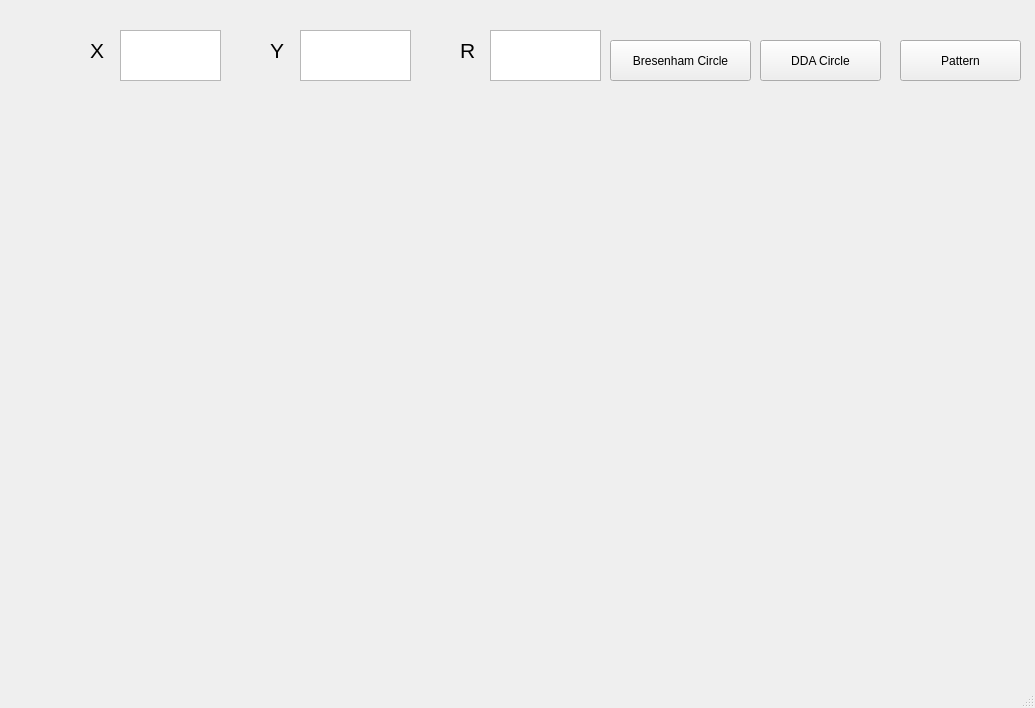
<?xml version="1.0" encoding="UTF-8"?>
<ui version="4.0">
 <class>MainWindow</class>
 <widget class="QMainWindow" name="MainWindow">
  <property name="geometry">
   <rect>
    <x>0</x>
    <y>0</y>
    <width>1035</width>
    <height>708</height>
   </rect>
  </property>
  <property name="windowTitle">
   <string>MainWindow</string>
  </property>
  <widget class="QWidget" name="centralwidget">
   <widget class="QPushButton" name="pushButton">
    <property name="geometry">
     <rect>
      <x>610</x>
      <y>40</y>
      <width>141</width>
      <height>41</height>
     </rect>
    </property>
    <property name="text">
     <string>Bresenham Circle</string>
    </property>
   </widget>
   <widget class="QLabel" name="label">
    <property name="geometry">
     <rect>
      <x>90</x>
      <y>30</y>
      <width>21</width>
      <height>41</height>
     </rect>
    </property>
    <property name="font">
     <font>
      <pointsize>16</pointsize>
     </font>
    </property>
    <property name="text">
     <string>X</string>
    </property>
   </widget>
   <widget class="QTextEdit" name="textEdit">
    <property name="geometry">
     <rect>
      <x>120</x>
      <y>30</y>
      <width>101</width>
      <height>51</height>
     </rect>
    </property>
   </widget>
   <widget class="QTextEdit" name="textEdit_2">
    <property name="geometry">
     <rect>
      <x>300</x>
      <y>30</y>
      <width>111</width>
      <height>51</height>
     </rect>
    </property>
   </widget>
   <widget class="QLabel" name="label_2">
    <property name="geometry">
     <rect>
      <x>270</x>
      <y>30</y>
      <width>21</width>
      <height>41</height>
     </rect>
    </property>
    <property name="font">
     <font>
      <pointsize>16</pointsize>
     </font>
    </property>
    <property name="text">
     <string>Y</string>
    </property>
   </widget>
   <widget class="QTextEdit" name="textEdit_3">
    <property name="geometry">
     <rect>
      <x>490</x>
      <y>30</y>
      <width>111</width>
      <height>51</height>
     </rect>
    </property>
   </widget>
   <widget class="QLabel" name="label_3">
    <property name="geometry">
     <rect>
      <x>460</x>
      <y>30</y>
      <width>21</width>
      <height>41</height>
     </rect>
    </property>
    <property name="font">
     <font>
      <pointsize>16</pointsize>
     </font>
    </property>
    <property name="text">
     <string>R</string>
    </property>
   </widget>
   <widget class="QLabel" name="label_4">
    <property name="geometry">
     <rect>
      <x>20</x>
      <y>110</y>
      <width>811</width>
      <height>531</height>
     </rect>
    </property>
    <property name="text">
     <string/>
    </property>
   </widget>
   <widget class="QPushButton" name="pushButton_2">
    <property name="geometry">
     <rect>
      <x>760</x>
      <y>40</y>
      <width>121</width>
      <height>41</height>
     </rect>
    </property>
    <property name="text">
     <string>DDA Circle</string>
    </property>
   </widget>
   <widget class="QPushButton" name="pushButton_3">
    <property name="geometry">
     <rect>
      <x>900</x>
      <y>40</y>
      <width>121</width>
      <height>41</height>
     </rect>
    </property>
    <property name="text">
     <string>Pattern</string>
    </property>
   </widget>
  </widget>
  <widget class="QMenuBar" name="menubar">
   <property name="geometry">
    <rect>
     <x>0</x>
     <y>0</y>
     <width>1035</width>
     <height>26</height>
    </rect>
   </property>
  </widget>
  <widget class="QStatusBar" name="statusbar"/>
 </widget>
 <resources/>
 <connections/>
</ui>
